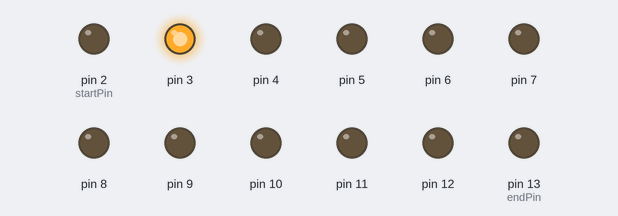
Bench run of a sketch on a simulated Arduino Uno, built with avr-gcc and run on an emulated ATmega328P. On the bench: output pins drawn as LEDs (lit = HIGH).

Above: at 0.05 s.
At 0.35 s:
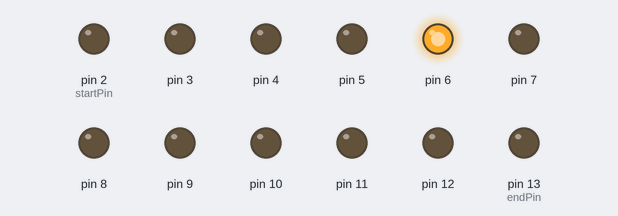
At 0.75 s:
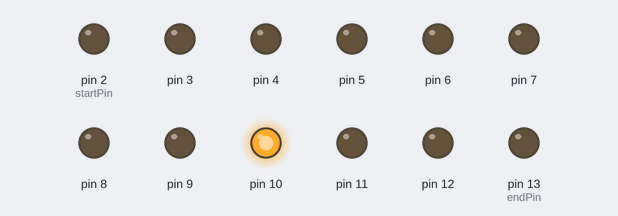
At 1.45 s:
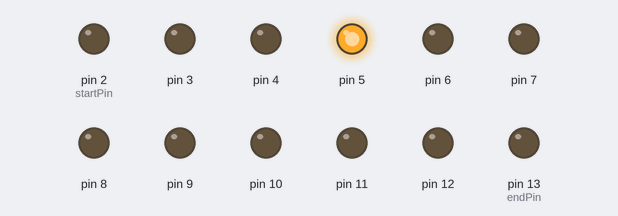
At 2.15 s:
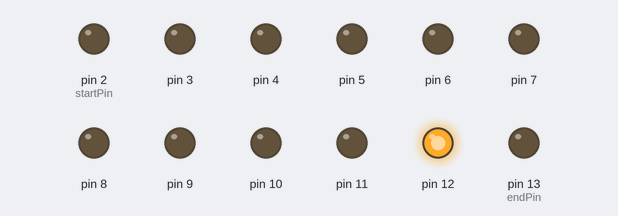
At 2.85 s:
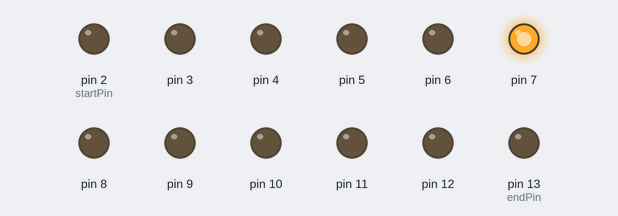
Timing chart, 0 to 3.1 s (numbered marks = the images above):
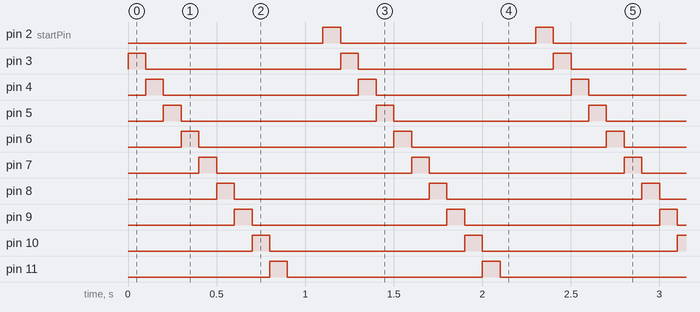

Measured:
- by itself, pin 2 (startPin), pin 3–12, pin 13 (endPin): alternates HIGH for 0.10 s and LOW for 1.1 s
- by itself, everything shown: repeats every 1.2 s, in 12 steps

The sketch:

horseRaceLamp.ino
```cpp
int startPin = 2,endPin = 13;
void setup() {
    // put your setup code here, to run once:
    for(int pin = startPin;pin <= endPin;++pin){
        pinMode(pin,OUTPUT);
    }

}


int idx = 0,prePin = 0;
void loop() {
    // put your main code here, to run repeatedly:
    digitalWrite(startPin + prePin,LOW);
    idx =( idx + 1 ) % (endPin - startPin + 1);
    digitalWrite(startPin + idx,HIGH);
    prePin = idx;
    delay(100);
}
```
